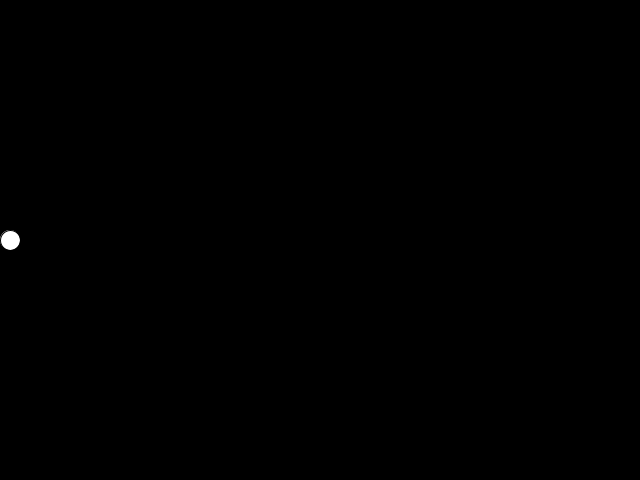
Frame 1 (no input)
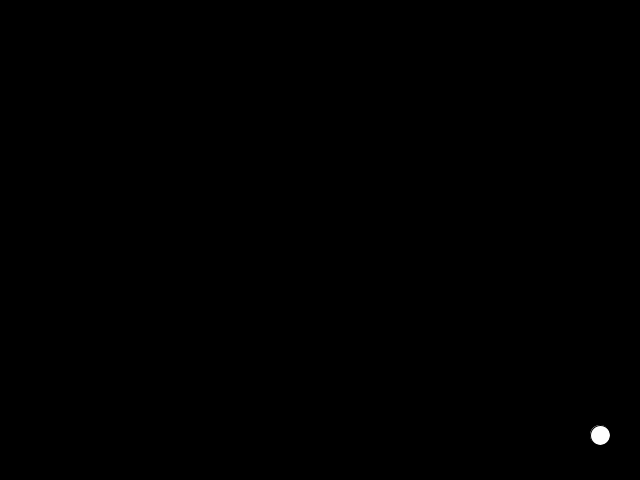
Frame 60 (the mouse pressed at the canvas centre just before this capture)
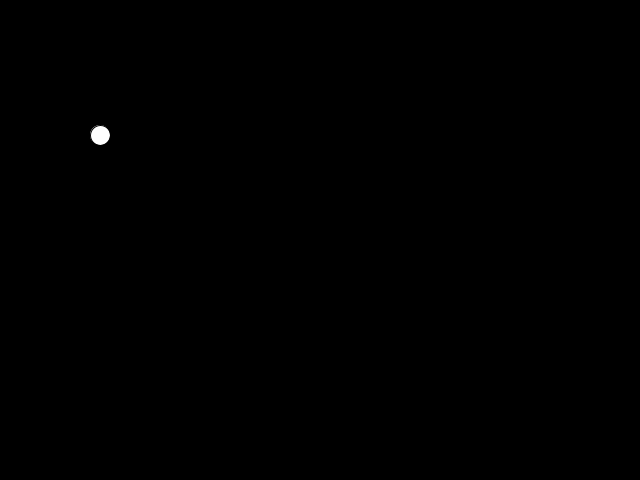
Frame 120 (the mouse held since frame 60 and released just before this capture)

The Processing sketch that drew these frames (run headless with seeded random() and noise(); from frame 60 on, the mouse is pressed at the canvas centre):

// Processing sketch: sketch_09_more_variables
// ── sketch_09_more_variables.pde
int x = 10;
int y = 240;
int speedX = 10;
int speedY = 5;
int ballsize = 20;
void setup() {
  //code run only once 
  size(640, 480);
}


void draw() {
  //code will repeat/loop forever
  //background(random(255), random(255), random(255));
  background(0);
  fill(255);
  ellipse(x, y, ballsize, ballsize);

  // animating the ball
  x = x + speedX;
  if (x > width) {//when it gets right boundry, change direction
    speedX = -speedX;
    //speedX = speedX * -1;
  }
  if (x < 0) {//when it gets left boundry, change directions
    speedX = -speedX;
    //speedX = speedX * -1;
  }

  y = y + speedY;
  if (y > height) {//when it gets right boundry, change direction
    speedY = -speedY;
    //speedY = speedY * -1;
  }
  if (y < 0) {//when it gets left boundry, change directions
    speedY = -speedY;
    //speedY = speedY * -1;
  }

  /*
  //there is a lot repeat in previous code! let's simply it!
   x = x + speedX;
   y = y + speedY;
   
   if (x > width || x < 0) {
   speedX = -speedX;
   }
   if (y > height || y < 0) {
   speedY = -speedY;
   }   
   */
}
